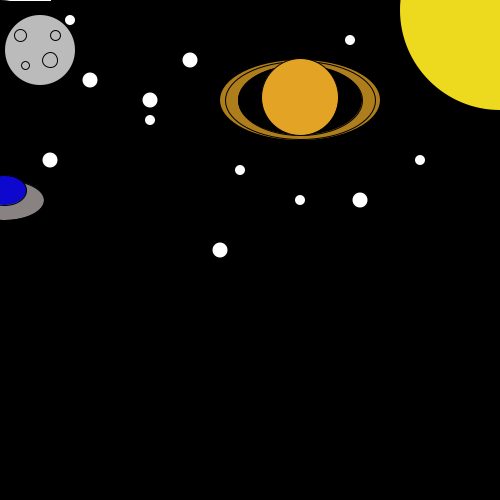
Frame 1 (no input)
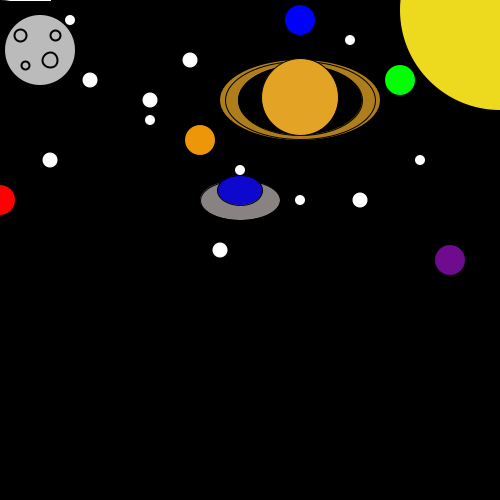
Frame 60 (the mouse pressed at the canvas centre just before this capture)
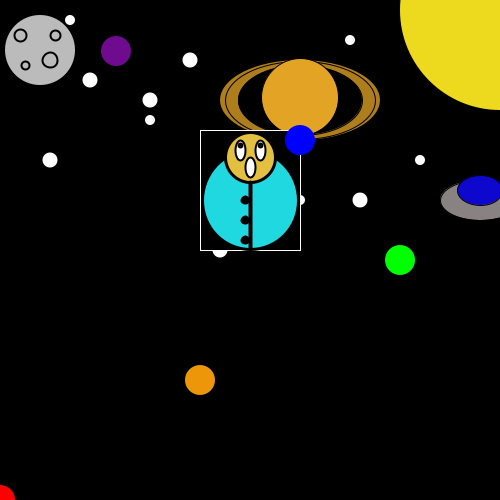
Frame 120 (the mouse held since frame 60 and released just before this capture)

The Processing sketch that drew these frames (run headless with seeded random() and noise(); from frame 60 on, the mouse is pressed at the canvas centre):

// Processing sketch: processing_42748
// ── processing_42748.pde

// JC Wu
// 10-14-11

// global vars
int dudeX=200;
int dudeY=200;
int ballX=400;
int ballY=-100;
int ballVY=3;
int ball2X=100;
int ball2Y=-100;
int ball2VY=5;
int ball3X=300;
int ball3Y=-100;
int ball3VY=2;
int ball4X=200;
int ball4Y=-100;
int ball4VY=4;
int ball5X=450;
int ball5Y=-100;
int ball5VY=6;
int ufoX=0;
int ufoY=200;
int ufoVX=4;

void setup(){
  size(500,500);
  frameRate(30);
}

void draw(){
  background(#000000);
  ufo();
  dude();
  ball();
  ball2();
  ball3();
  ball4();
  ball5();
}

void ufo(){
    // draw a sun
  noStroke();
  fill(#EDD91D);
  ellipse(500,10,200,200);
  // moon 
  fill(#BBBBBB);
  ellipse(40,50,70,70);
  stroke(1);
  fill(#BBBBBB);
  ellipse(50,60,15,15);
  ellipse(20,35,12,12);
  ellipse(55,35,10,10);
  ellipse(25,65,8,8);
  //stars
  noStroke();
  fill(#FFFFFF);
  ellipse(90,80,15,15);
  ellipse(150,120,10,10);
  ellipse(70,20,10,10);
  ellipse(150,100,15,15);
  ellipse(190,60,15,15);
  ellipse(240,170,10,10);
  ellipse(300,200,10,10);
  ellipse(50,160,15,15);
  ellipse(220,250,15,15);
  ellipse(360,200,15,15);
  ellipse(420,160,10,10);
  ellipse(350,40,10,10);
  // Saturn
  fill(#AF7E1C);
  ellipse(300,100,160,80);
  stroke(#000000);
  strokeWeight(1);
  ellipse(300,100,150,78);
  fill(#000000);
  ellipse(300,100,124,70);
  fill(#E3A425);
  ellipse(300,97,77,77);
  //motion
  ufoX=ufoX+ufoVX;
  // right to left wrap
  if(ufoX>600){
    ufoX=-100;
    ufoVX= 3+(int)random(6);
    ufoY=5+(int)random(400);
  }
  fill(#898282);
  ellipse(ufoX,ufoY,80,40);
  fill(#0E08CE);
  ellipse(ufoX,ufoY-10,45,30);
}
// draw the yellow dude
void dude(){
  // attach to mouse
  dudeY=mouseY;
  dudeX=mouseX;
  // helperbox
  stroke(#FFFFFF);
  fill(#000000);
  rect(dudeX-50,dudeY-120,100,120);
  // dude
  stroke(#000000);
  strokeWeight(3);
  fill(#20D8E0);
  ellipse(dudeX,dudeY-50,96,99);
  stroke(#000000);
  fill(#E3C040);
  ellipse(dudeX,dudeY-93,50,50);
  strokeWeight(4);
  line(dudeX,dudeY-2,dudeX,dudeY-68);
  fill(#000000);
  ellipse(dudeX-5,dudeY-10,5,5);
  ellipse(dudeX-5,dudeY-30,5,5);
  ellipse(dudeX-5,dudeY-50,5,5);
  //eyes
  strokeWeight(2);
  fill(#FFFFFF);
  ellipse(dudeX-10,dudeY-100,10,20);
  ellipse(dudeX+10,dudeY-100,10,20);
  fill(#000000);
  ellipse(dudeX-10,dudeY-105,4,4);
  ellipse(dudeX+10,dudeY-105,4,4);
  fill(#FFFFFF);
  ellipse(dudeX,dudeY-83,10,20);
}

// drawing the balls
void ball(){
  //motion
  ballY=ballY+ballVY;
  //bottom to top wrap
  if(ballY>550){
    ballY=-50;
    ballVY=5+(int)random(3);
    ballX=(int)random(500);
  }
  noStroke();
  fill(#00FF00);
  ellipse(ballX,ballY,30,30);
}

void ball2(){
  //motion
  ball2Y=ball2Y+ball2VY;
  //bottom to top wrap
  if(ball2Y>520){
    ball2Y=-20;
    ball2VY=5+(int)random(8);
    ball2X=3+(int)random(400);
  }
  fill(#FF0000);
  ellipse(ball2X-100,ball2Y,30,30);
}

void ball3(){
  //motion
  ball3Y=ball3Y+ball3VY;
  // bottom-top wrap
  if(ball3Y>530){
    ball3Y=-30;
    ball3VY=2+(int)random(6);
    ball3X=5+(int)random(300);
  }
  fill(#0000FF);
  ellipse(ball3X,ball3Y,30,30);
}

void ball4(){
  //motion
  ball4Y=ball4Y+ball4VY;
  //bottom-top wrap
  if(ball4Y>530){
    ball4Y=-30;
    ball4VY=4+(int)random(4);
    ball4X=6+(int)random(123);
  }
  fill(#ED960A);
  ellipse(ball4X,ball4Y,30,30);
}

void ball5(){
  //motion
  ball5Y=ball5Y+ball5VY;
  //bottom-top wrap
  if(ball5Y>540){
    ball5Y=-40;
    ball5VY=2+(int)random(9);
    ball5X=(int)random(450);
  }
  fill(#6F0B8E);
  ellipse(ball5X,ball5Y,30,30);
}
  
